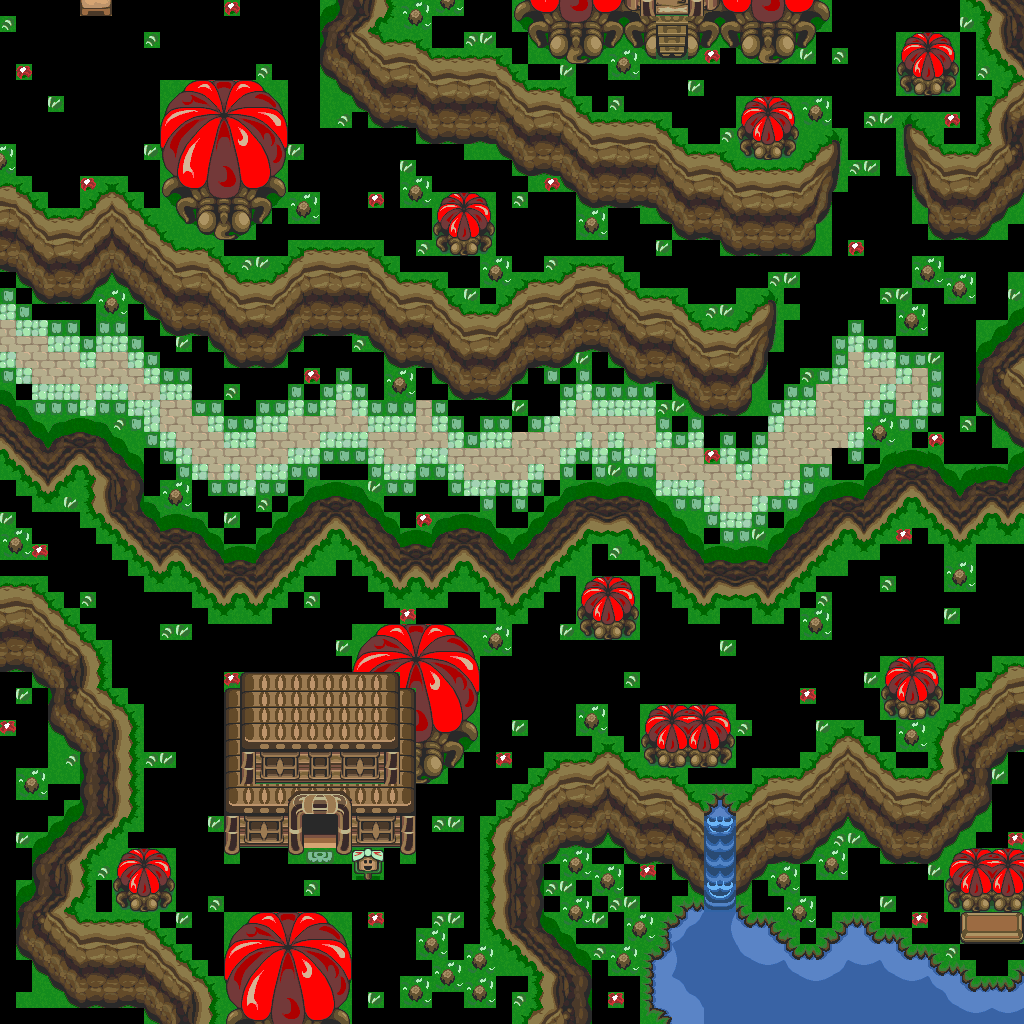

Below is a game level as drawn by its tile map, then a one-line description and the .tmx that defines it (tile-layer data replaced by summaries):
An orthogonal 64x64 tile map with 16x16 px tiles, 1 tile layer (base), 2 hidden layers not drawn and 35 objects.

<map version="1.10" tiledversion="1.12.1" orientation="orthogonal" renderorder="right-down" width="64" height="64" tilewidth="16" tileheight="16" infinite="0" nextlayerid="4" nextobjectid="36">
 <tileset firstgid="1" source="../classiciphone_pics4.tsx" />
 <layer id="1" name="base" width="64" height="64">
  <data>[4096 cells, 2749 non-empty, 284 distinct tile ids]</data>
 </layer>
 <layer id="2" name="collision" width="64" height="64" visible="0">
  <properties><property name="collision" value="true" /></properties>
  <data>[4096 cells, 1371 non-empty, 1 distinct tile ids]</data>
 </layer>
 <layer id="3" name="water" width="64" height="64" visible="0">
  <properties><property name="terrain" value="water" /></properties>
  <data>[4096 cells, 102 non-empty, 1 distinct tile ids]</data>
 </layer>
 <objectgroup id="4" name="npcs">
  <object id="1" x="400.0" y="0.0" width="16" height="16">
   <properties>
    <property name="script" type="string">-- Auto-converted from GraalScript
joinResource("bush")</property>
   </properties>
  </object>
  <object id="2" x="608.0" y="48.0" width="16" height="16">
   <properties>
    <property name="script" type="string">-- Auto-converted from GraalScript
joinResource("bush")</property>
   </properties>
  </object>
  <object id="3" x="800.0" y="96.0" width="16" height="16">
   <properties>
    <property name="script" type="string">-- Auto-converted from GraalScript
joinResource("bush")</property>
   </properties>
  </object>
  <object id="4" x="576.0" y="208.0" width="16" height="16">
   <properties>
    <property name="script" type="string">-- Auto-converted from GraalScript
joinResource("bush")</property>
   </properties>
  </object>
  <object id="5" x="480.0" y="256.0" width="16" height="16">
   <properties>
    <property name="script" type="string">-- Auto-converted from GraalScript
joinResource("bush")</property>
   </properties>
  </object>
  <object id="6" x="400.0" y="176.0" width="16" height="16">
   <properties>
    <property name="script" type="string">-- Auto-converted from GraalScript
joinResource("bush")</property>
   </properties>
  </object>
  <object id="7" x="288.0" y="192.0" width="16" height="16">
   <properties>
    <property name="script" type="string">-- Auto-converted from GraalScript
joinResource("bush")</property>
   </properties>
  </object>
  <object id="8" x="912.0" y="256.0" width="16" height="16">
   <properties>
    <property name="script" type="string">-- Auto-converted from GraalScript
joinResource("bush")</property>
   </properties>
  </object>
  <object id="9" x="944.0" y="272.0" width="16" height="16">
   <properties>
    <property name="script" type="string">-- Auto-converted from GraalScript
joinResource("bush")</property>
   </properties>
  </object>
  <object id="10" x="896.0" y="304.0" width="16" height="16">
   <properties>
    <property name="script" type="string">-- Auto-converted from GraalScript
joinResource("bush")</property>
   </properties>
  </object>
  <object id="11" x="864.0" y="416.0" width="16" height="16">
   <properties>
    <property name="script" type="string">-- Auto-converted from GraalScript
joinResource("bush")</property>
   </properties>
  </object>
  <object id="12" x="384.0" y="368.0" width="16" height="16">
   <properties>
    <property name="script" type="string">-- Auto-converted from GraalScript
joinResource("bush")</property>
   </properties>
  </object>
  <object id="13" x="96.0" y="288.0" width="16" height="16">
   <properties>
    <property name="script" type="string">-- Auto-converted from GraalScript
joinResource("bush")</property>
   </properties>
  </object>
  <object id="14" x="160.0" y="480.0" width="16" height="16">
   <properties>
    <property name="script" type="string">-- Auto-converted from GraalScript
joinResource("bush")</property>
   </properties>
  </object>
  <object id="15" x="16.0" y="768.0" width="16" height="16">
   <properties>
    <property name="script" type="string">-- Auto-converted from GraalScript
joinResource("bush")</property>
   </properties>
  </object>
  <object id="16" x="416.0" y="928.0" width="16" height="16">
   <properties>
    <property name="script" type="string">-- Auto-converted from GraalScript
joinResource("bush")</property>
   </properties>
  </object>
  <object id="17" x="464.0" y="944.0" width="16" height="16">
   <properties>
    <property name="script" type="string">-- Auto-converted from GraalScript
joinResource("bush")</property>
   </properties>
  </object>
  <object id="18" x="432.0" y="960.0" width="16" height="16">
   <properties>
    <property name="script" type="string">-- Auto-converted from GraalScript
joinResource("bush")</property>
   </properties>
  </object>
  <object id="19" x="400.0" y="976.0" width="16" height="16">
   <properties>
    <property name="script" type="string">-- Auto-converted from GraalScript
joinResource("bush")</property>
   </properties>
  </object>
  <object id="20" x="464.0" y="976.0" width="16" height="16">
   <properties>
    <property name="script" type="string">-- Auto-converted from GraalScript
joinResource("bush")</property>
   </properties>
  </object>
  <object id="21" x="0.0" y="528.0" width="16" height="16">
   <properties>
    <property name="script" type="string">-- Auto-converted from GraalScript
joinResource("bush")</property>
   </properties>
  </object>
  <object id="22" x="480.0" y="624.0" width="16" height="16">
   <properties>
    <property name="script" type="string">-- Auto-converted from GraalScript
joinResource("bush")</property>
   </properties>
  </object>
  <object id="23" x="576.0" y="704.0" width="16" height="16">
   <properties>
    <property name="script" type="string">-- Auto-converted from GraalScript
joinResource("bush")</property>
   </properties>
  </object>
  <object id="24" x="800.0" y="608.0" width="16" height="16">
   <properties>
    <property name="script" type="string">-- Auto-converted from GraalScript
joinResource("bush")</property>
   </properties>
  </object>
  <object id="25" x="896.0" y="720.0" width="16" height="16">
   <properties>
    <property name="script" type="string">-- Auto-converted from GraalScript
joinResource("bush")</property>
   </properties>
  </object>
  <object id="26" x="944.0" y="560.0" width="16" height="16">
   <properties>
    <property name="script" type="string">-- Auto-converted from GraalScript
joinResource("bush")</property>
   </properties>
  </object>
  <object id="27" x="816.0" y="848.0" width="16" height="16">
   <properties>
    <property name="script" type="string">-- Auto-converted from GraalScript
joinResource("bush")</property>
   </properties>
  </object>
  <object id="28" x="768.0" y="864.0" width="16" height="16">
   <properties>
    <property name="script" type="string">-- Auto-converted from GraalScript
joinResource("bush")</property>
   </properties>
  </object>
  <object id="29" x="784.0" y="896.0" width="16" height="16">
   <properties>
    <property name="script" type="string">-- Auto-converted from GraalScript
joinResource("bush")</property>
   </properties>
  </object>
  <object id="30" x="560.0" y="848.0" width="16" height="16">
   <properties>
    <property name="script" type="string">-- Auto-converted from GraalScript
joinResource("bush")</property>
   </properties>
  </object>
  <object id="31" x="592.0" y="864.0" width="16" height="16">
   <properties>
    <property name="script" type="string">-- Auto-converted from GraalScript
joinResource("bush")</property>
   </properties>
  </object>
  <object id="32" x="560.0" y="896.0" width="16" height="16">
   <properties>
    <property name="script" type="string">-- Auto-converted from GraalScript
joinResource("bush")</property>
   </properties>
  </object>
  </objectgroup>
</map>
<!-- 3 of 35 objects omitted -->
